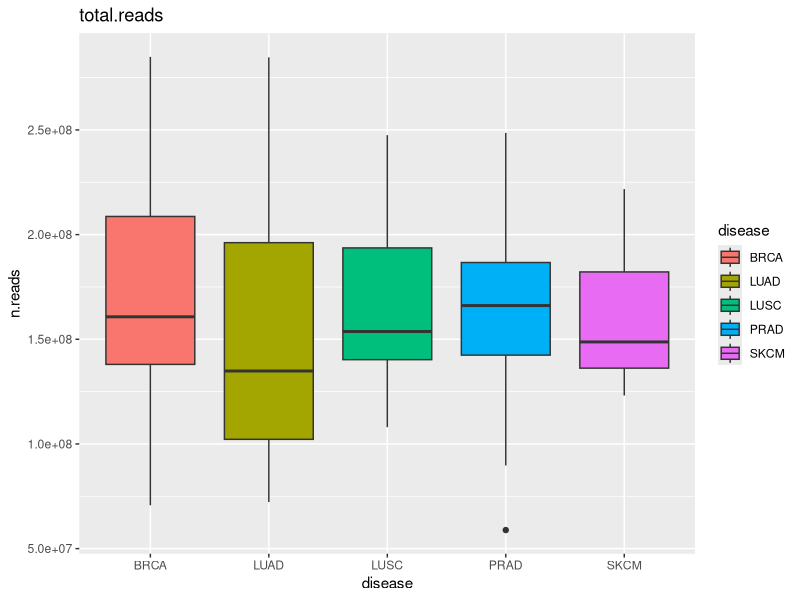
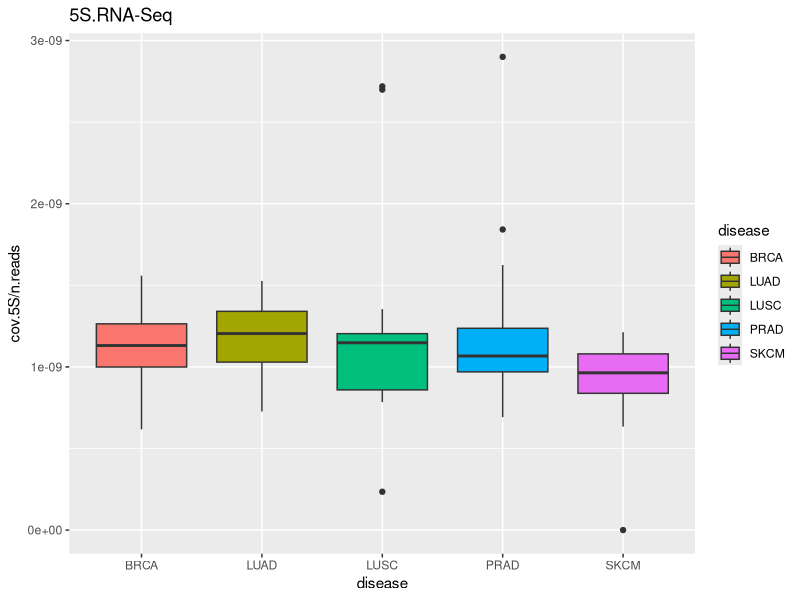
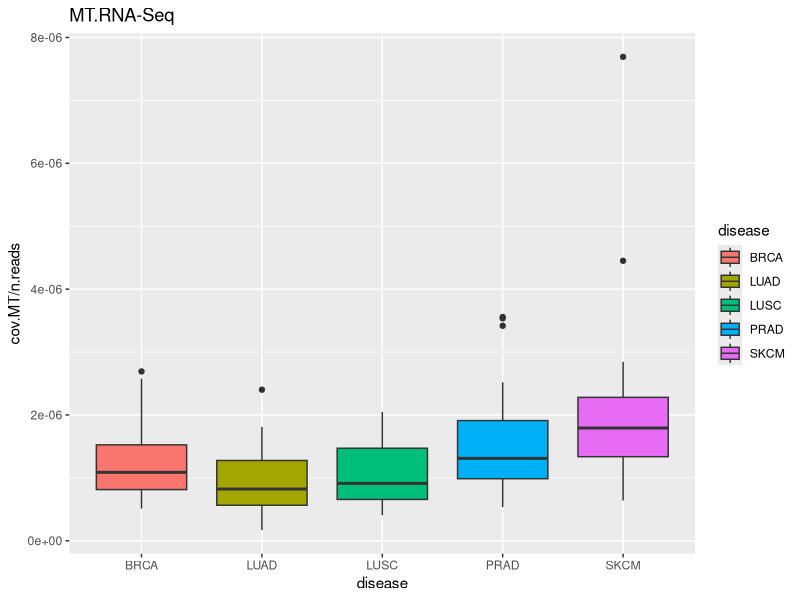
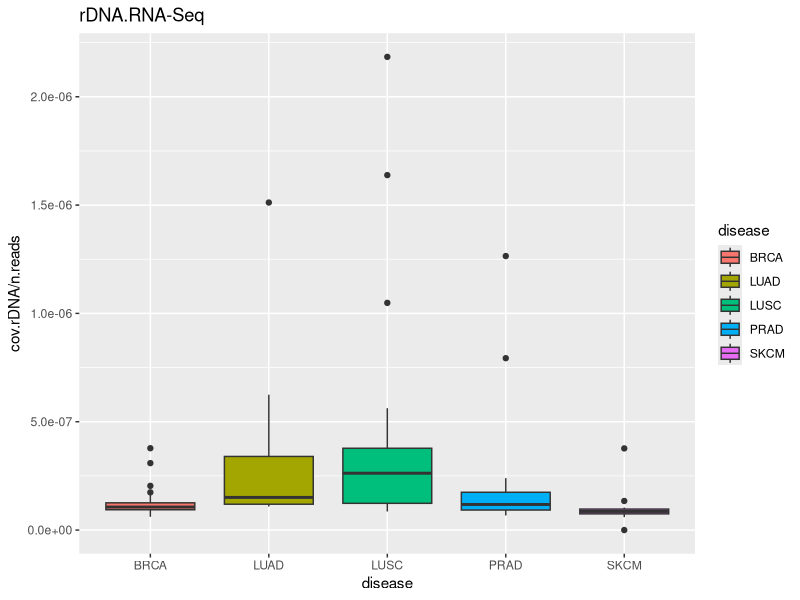
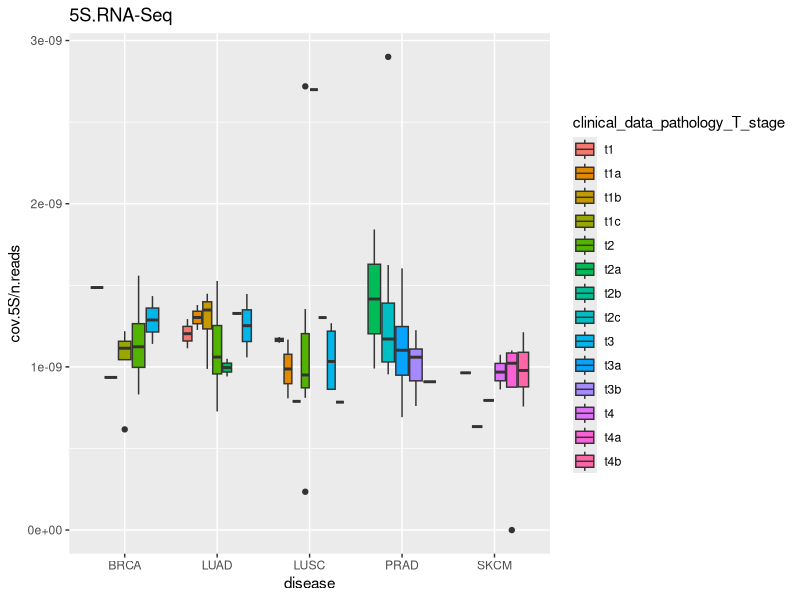
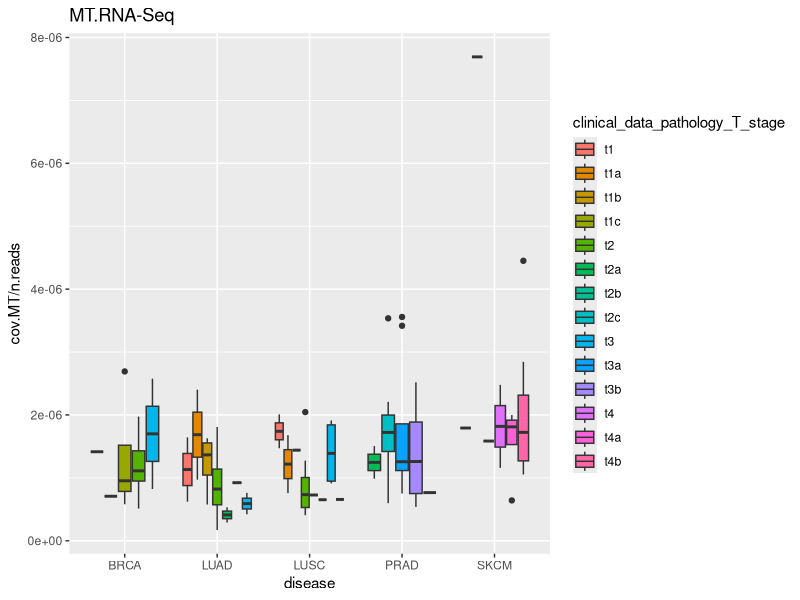
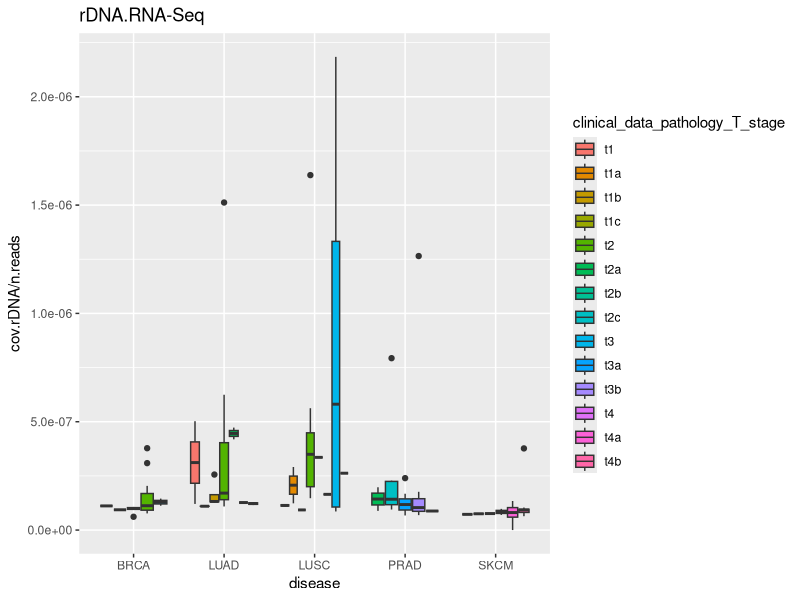

Here is the R script that generated these plots, in order:
#metadata - change the header. replace by ID

data.MT=read.csv('../summary.MT.cov.csv')
data.reads=read.csv('../total.number.reads.396.txt')
data.rDNA=read.csv('../summary.rDNA.csv')
metadata=read.csv('../../outcomes/PILOT.RNASeq.clean.metadata.csv')



data=merge(data.MT,data.reads,by='ID')
data=merge(data.rDNA,data,by='ID')


data=merge(metadata,data,by='ID')


head(data)




write.csv(data, file = "../PILOT.RNASeq.clean.metadata.results.csv")



#------- plots

#"cov.5S","cov.MT","cov.offtarget"

library(ggplot2)


png('../total.RNA-Seq.png',width = 5, height = 10, units = 'in', res = 300)
ggplot(data, aes(x=disease, y= n.reads, fill=disease))+ geom_boxplot()+ggtitle("total.reads")
dev.off()


png('../5S.cov.RNA-Seq.png',width = 5, height = 10, units = 'in', res = 300)
ggplot(data, aes(x=disease, y= cov.5S/n.reads, fill=disease))+ geom_boxplot()+ggtitle("5S.RNA-Seq")
dev.off()


png('../MT.cov.RNA-Seq.png',width = 5, height = 10, units = 'in', res = 300)
ggplot(data, aes(x=disease, y= cov.MT/n.reads, fill=disease))+ geom_boxplot()+ggtitle("MT.RNA-Seq")
dev.off()

png('../rDNA.cov.RNA-Seq.png',width = 5, height = 10, units = 'in', res = 300)
ggplot(data, aes(x=disease, y= cov.rDNA/n.reads, fill=disease))+ geom_boxplot()+ggtitle("rDNA.RNA-Seq")
dev.off()


#-------------------------------------------------------------------------------
#plots

#"cov.5S","cov.MT","cov.offtarget"

library(ggplot2)




png('../5S.cov.clinical_data_pathology_T_stage.RNA-Seq.png',width = 5, height = 10, units = 'in', res = 300)
ggplot(data, aes(x=disease, y= cov.5S/n.reads, fill=clinical_data_pathology_T_stage))+ geom_boxplot()+ggtitle("5S.RNA-Seq")
dev.off()


png('../MT.cov.clinical_data_pathology_T_stage.RNA-Seq.png',width = 5, height = 10, units = 'in', res = 300)
ggplot(data, aes(x=disease, y= cov.MT/n.reads, fill=clinical_data_pathology_T_stage))+ geom_boxplot()+ggtitle("MT.RNA-Seq")
dev.off()

png('../rDNA.cov.clinical_data_pathology_T_stage.RNA-Seq.png',width = 5, height = 10, units = 'in', res = 300)
ggplot(data, aes(x=disease, y= cov.rDNA/n.reads, fill=clinical_data_pathology_T_stage))+ geom_boxplot()+ggtitle("rDNA.RNA-Seq")
dev.off()


